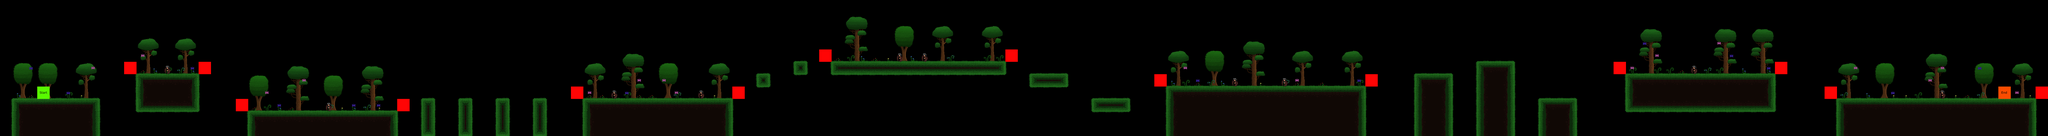

This is a level from a 2D game, rendered from its Tiled map with the project's own tilesets. A one-line summary and the map file follow, with tile-layer data summarised:
An orthogonal 165x11 tile map with 64x64 px tiles, 8 tile layers (bg_trees, terrain, grass, flowers, ...), 7 tilesets.

<map version="1.10" tiledversion="1.10.2" orientation="orthogonal" renderorder="right-down" width="165" height="11" tilewidth="64" tileheight="64" infinite="0" nextlayerid="9" nextobjectid="1">
 <tileset firstgid="1" source="../tilesets/terrain_tiles.tsx" />
 <tileset firstgid="17" source="../tilesets/grass_tiles.tsx" />
 <tileset firstgid="21" source="../tilesets/flowers_tiles.tsx" />
 <tileset firstgid="26" source="../tilesets/bg_trees_tiles.tsx" />
 <tileset firstgid="29" source="../tilesets/butterflies_tiles.tsx" />
 <tileset firstgid="31" source="../tilesets/enemy_tiles.tsx" />
 <tileset firstgid="33" source="../tilesets/player_tiles.tsx" />
 <layer id="4" name="bg_trees" width="165" height="11">
  <data>[1815 cells, 30 non-empty, 3 distinct tile ids]</data>
 </layer>
 <layer id="1" name="terrain" width="165" height="11">
  <data>[1815 cells, 320 non-empty, 16 distinct tile ids]</data>
 </layer>
 <layer id="2" name="grass" width="165" height="11">
  <data>[1815 cells, 258 non-empty, 4 distinct tile ids]</data>
 </layer>
 <layer id="3" name="flowers" width="165" height="11">
  <data>[1815 cells, 64 non-empty, 5 distinct tile ids]</data>
 </layer>
 <layer id="5" name="butterflies" width="165" height="11">
  <data>[1815 cells, 31 non-empty, 2 distinct tile ids]</data>
 </layer>
 <layer id="6" name="enemy" width="165" height="11">
  <data>[1815 cells, 10 non-empty, 1 distinct tile ids]</data>
 </layer>
 <layer id="7" name="constraints" width="165" height="11">
  <data>[1815 cells, 14 non-empty, 1 distinct tile ids]</data>
 </layer>
 <layer id="8" name="player" width="165" height="11">
  <data>[1815 cells, 2 non-empty, 2 distinct tile ids]</data>
 </layer>
</map>
